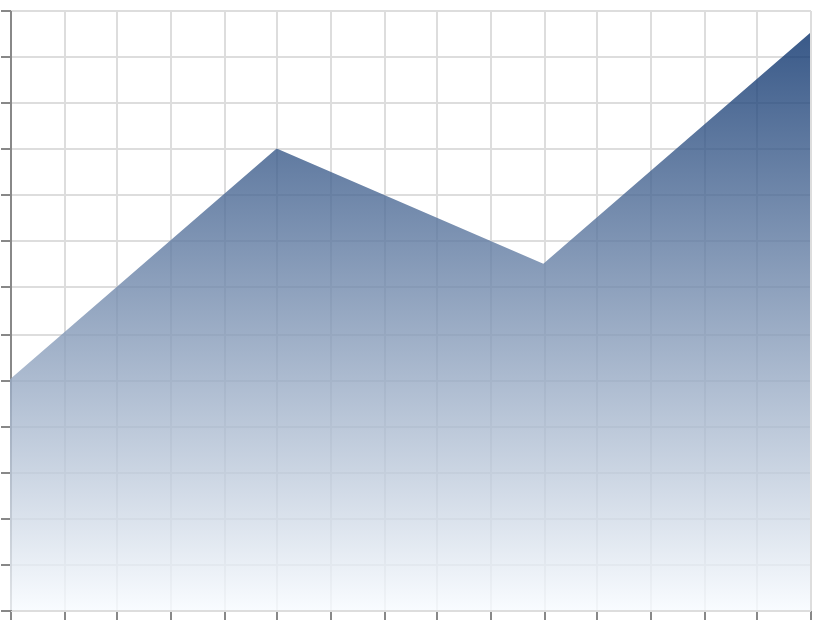

Here is the Vega-Lite specification saved for this chart:
### Vega specification from a JSON file in a GitHub repository (floating-point values rounded to 4 significant figures)
{"$schema": "https://vega.github.io/schema/vega/v6.json", "width": 400, "height": 300, "padding": 5, "autosize": "none", "data": [{"name": "table", "values": [{"x": 0, "y": 10}, {"x": 1, "y": 20}, {"x": 2, "y": 15}, {"x": 3, "y": 25}]}], "scales": [{"name": "x", "type": "linear", "domain": {"data": "table", "field": "x"}, "range": "width", "nice": true}, {"name": "y", "type": "linear", "domain": {"data": "table", "field": "y"}, "range": [{"signal": "height"}, 0], "nice": true}], "marks": [{"type": "area", "from": {"data": "table"}, "encode": {"update": {"x": {"scale": "x", "field": "x"}, "y": {"scale": "y", "field": "y"}, "y2": {"scale": "y", "value": 0}, "fill": {"value": {"gradient": "linear", "x1": 0, "y1": 0, "x2": 0, "y2": 1, "stops": [{"offset": 0, "color": "#08306b"}, {"offset": 1, "color": "#f7fbff"}]}}, "fillOpacity": {"value": 0.8}}}}], "axes": [{"scale": "x", "orient": "bottom", "grid": true, "labels": false}, {"scale": "y", "orient": "left", "grid": true, "labels": false}]}
